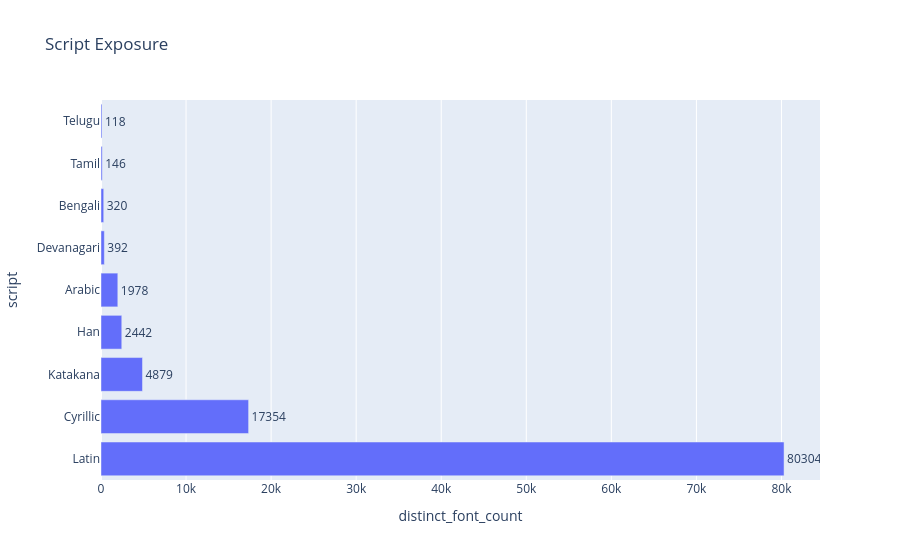

This figure's notebook cell:
### Code cell
fig = px.bar(
    sup,
    x="distinct_font_count",
    y="script",
    title="Script Exposure",
    text="distinct_font_count"
)

fig.update_traces(textposition="outside")

fig.show()

### Figure 1 — Plotly figure (JSON) as saved in the notebook; plotly's stock layout.template omitted (floating-point values rounded to 4 significant figures)
{"data": [{"hovertemplate": "distinct_font_count=%{text}<br>script=%{y}<extra></extra>", "legendgroup": "", "marker": {"color": "#636efa", "pattern": {"shape": ""}}, "name": "", "orientation": "h", "showlegend": false, "text": [80300.0, 17350.0, 4879.0, 2442.0, 1978.0, 392.0, 320.0, 146.0, 118.0], "textposition": "outside", "type": "bar", "x": [80304, 17354, 4879, 2442, 1978, 392, 320, 146, 118], "xaxis": "x", "y": ["Latin", "Cyrillic", "Katakana", "Han", "Arabic", "Devanagari", "Bengali", "Tamil", "Telugu"], "yaxis": "y"}], "layout": {"barmode": "relative", "legend": {"tracegroupgap": 0}, "title": {"text": "Script Exposure"}, "xaxis": {"anchor": "y", "domain": [0, 1], "title": {"text": "distinct_font_count"}}, "yaxis": {"anchor": "x", "domain": [0, 1], "title": {"text": "script"}}}}
